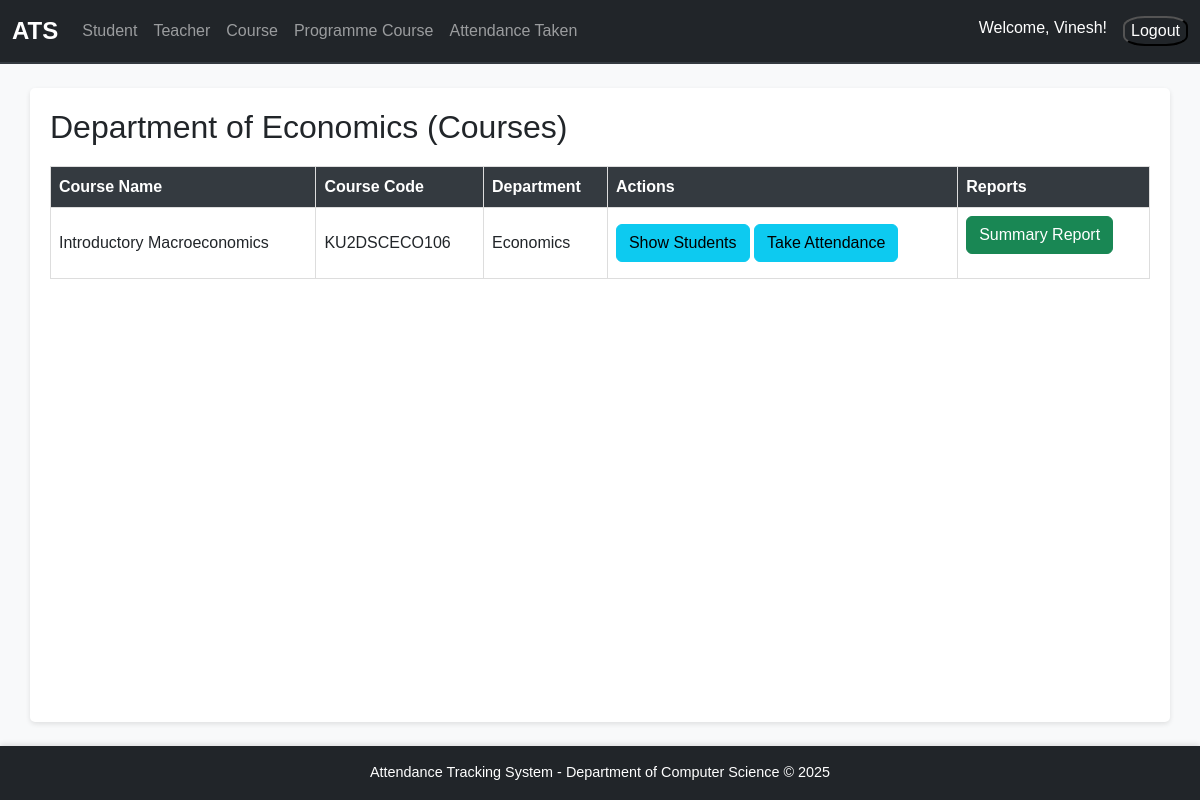
/course/ (signed in), run on the app's committed database.
### attendance/models.py (models this page shows, shortened)
class Department(models.Model):
    name = models.CharField(max_length=255, unique=True)
    def __str__(self):
        return self.name

class Course(models.Model):
    SEMESTER_CHOICES = [
        ('1', 'First Semester'),
        ('2', 'Second Semester'),
        ('3', 'Third Semester'),
        ('4', 'Fourth Semester'),
        ('5', 'Fifth Semester'),
        ('6', 'Sixth Semester'),
        ('7', 'Seventh Semester'),
        ('8', 'Eighth Semester'),
    ]
    name = models.CharField(max_length=100)
    code = models.CharField(max_length=20)
    semester = models.CharField(max_length=1, choices=SEMESTER_CHOICES)
    credits = models.IntegerField()
    department = models.ForeignKey(Department, on_delete=models.CASCADE)

### attendance/views.py (the view)
# urls.py: path('course/', views.course_list, name='course_list'),
@login_required
def course_list(request):
    teacher = Teacher.objects.get(user=request.user)
    department = teacher.department
    user = request.user
    if user.groups.filter(name='HoD').exists():
            courses = Course.objects.filter(department=teacher.department)
    else:
        teacher_courses = TeacherCourse.objects.filter(teacher=teacher)
        courses = Course.objects.filter(id__in=teacher_courses.values('course'))
    teachers = Teacher.objects.filter(department=department)
    if user.groups.filter(name='HoD').exists():
        course_students = {}
        for course in courses:
            students = StudentCourse.objects.filter(course=course).values('student__name')
            course_students[course] = students
    return render(request, 'attendance/course_list.html', {
        'teachers': teachers,
        'department': department,
        'courses': courses,
        'course_students': course_students if user.groups.filter(name='HoD').exists() else None,
    })

### attendance/context_processors.py (called while the page is built)
def is_hod(request):
    return {'is_hod': request.user.groups.filter(name='HoD').exists()}

### attendance/templates/attendance/course_list.html (shortened to what this page needs)
{% extends 'base.html' %}
{% block content %}
    <h2>Department of {{ department }} (Courses)</h2>
    <table>
        <thead>
          <tr>
            <th>Course Name</th>
            <th>Course Code</th>
            <th>Department</th>
            <th>Actions</th>
            <th>Reports</th>
          </tr>
        </thead>
        <tbody>
          {% for course in courses %}
            <tr>
              <td>{{ course.name }}</td>
              <td>{{ course.code }}</td>
              <td>{{ course.department.name }}</td>
              <td>
                <button type="button" class="btn btn-info show-btn" data-course="{{ course.id }}">Show Students</button>
                <a href="{% url 'take_attendance' course.id %}">
                    <button type="button" class="btn btn-info">Take Attendance</button>
                </a>
            </td>
            <td>
              <div class="mb-3">
                <a href="{% url 'attendance_report' course.id %}" class="btn btn-success">Summary Report</a>
              </div>
            </td>
            </tr>
          {% empty %}
            <tr>
                <td colspan="5">No courses found.</td>
            </tr>
          {% endfor %}
        </tbody>
    </table>
{% endblock %}

### templates/base.html (shortened to what this page needs)
{% load static %}
<!DOCTYPE html>
<html lang="en">
<head>
    <link href="https://cdn.jsdelivr.net/npm/bootstrap@5.3.0/dist/css/bootstrap.min.css" rel="stylesheet">
    <link rel="stylesheet" href="{% static 'base.css' %}">
</head>
<body>
    <nav class="navbar navbar-expand-lg navbar-dark bg-dark">
        <div class="container-fluid">
            <a class="navbar-brand" href="{% url 'index' %}">ATS</a>
            <div class="collapse navbar-collapse" id="navbarNav">
                <ul class="navbar-nav me-auto">
                    <li class="nav-item">
                        <a class="nav-link" href="{% url 'student_list' %}">Student</a>
                    </li>
                    <li class="nav-item">
                        <a class="nav-link" href="{% url 'teacher_list' %}">Teacher</a>
                    </li>
                    <li class="nav-item">
                        <a class="nav-link" href="{% url 'course_list' %}">Course</a>
                    </li>
                    {% if user.is_superuser %}
                        <li class="nav-item">
                            <a class="nav-link" href="{% url 'programme_courses_view' %}">Programme Course</a>
                        </li>
                    {% endif %}
                    <li class="nav-item">
                        <a class="nav-link" href="{% url 'teacher_attendance_list' %}">Attendance Taken</a>
                    </li>
                </ul>
                {% if user.is_authenticated %}
                <ul class="navbar-nav">
                    <li class="nav-item">
                        <span class="navbar-text text-white me-3">Welcome, {{ user.username|title }}!</span>
                    </li>
                    <li>
                        <form  method="post" action="{% url 'logout' %}">
                            <button class="logout" type="submit">Logout</button>
                          </form>
                    </li>
                </ul>
                {% else %}
                <ul class="navbar-nav">
                    <li class="nav-item">
                        <a class="nav-link" href="#">Login</a>
                    </li>
                </ul>
                {% endif %}
            </div>
        </div>
    </nav>
    <div class="container mt-4">
        {% block content %}{% endblock %}
    </div>
    <footer class="bg-dark text-white text-center py-3 mt-4">
        <p class="mb-0">Attendance Tracking System - Department of Computer Science &copy; 2025</p>
    </footer>
</body>
</html>

### static/base.css (style rules this page uses)
html, body { font-family: 'Arial', sans-serif; background-color: #f8f9fa; color: #212529; height: 100%; margin: 0; display: flex; flex-direction: column; }
.navbar { border-bottom: 2px solid #343a40; }
.navbar-brand { font-weight: bold; font-size: 1.5rem; }
.nav-item .nav-link { font-size: 1rem; padding: 0.5rem 1rem; transition: color 0.2s ease-in-out; }
footer { background-color: #343a40; color: #ffffff; font-size: 0.9rem; text-align: center; padding: 10px 0; box-shadow: 0 -2px 5px rgba(0, 0, 0, 0.1); }
.container { flex: 1; background-color: #ffffff; border-radius: 5px; box-shadow: 0 2px 5px rgba(0, 0, 0, 0.1); padding: 20px; }
table { width: 100%; border-collapse: collapse; margin: 20px 0; }
table th, table td { border: 1px solid #ddd; padding: 8px; text-align: left; }
table th { background-color: #343a40; color: #ffffff; }
.text-center { text-align: center; }
.mt-4 { margin-top: 1.5rem; }
.logout { background-color: transparent; border-radius: 34%; color: white; }

### data on the page
Department: name "Economics"
Course: name "Introductory Macroeconomics", code "KU2DSCECO106", department.name "Economics"

### other printed values
{{ user.username|title }} "Vinesh"
